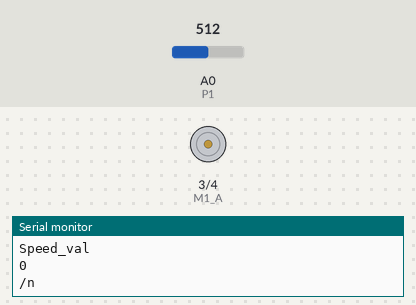
A sketch run on a simulated Arduino Uno, built with avr-gcc and run on an emulated ATmega328P. On the bench: motor-driver pin pairs drawn as motors (green arrow = first pin HIGH = forward, orange = second pin HIGH = backward, longer = more drive, scaled by the enable pin), the last lines printed to the serial monitor. Inputs (shaded band) come from the test bench; at power-on: A0 (P1) = 512.

Above: at 1.2 s.
1.3 s: A0 (P1) set to 542
At 2.5 s:
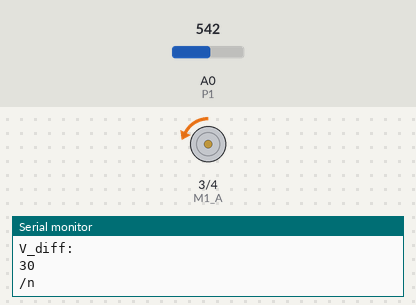
2.8 s: A0 (P1) set to 511
At 3.9 s:
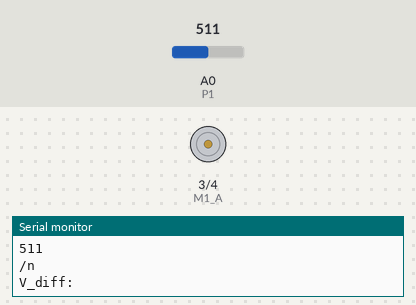
4.3 s: A0 (P1) set to 1023
At 5.5 s:
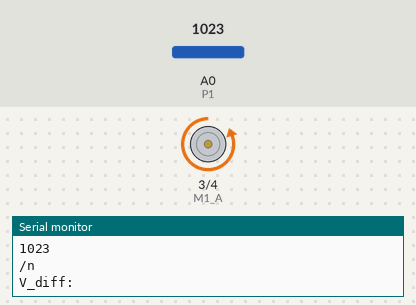
5.8 s: A0 (P1) set to 716
At 6.4 s:
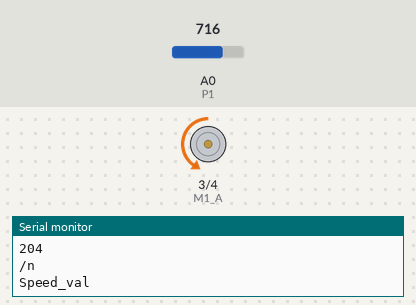
Timing chart, 0 to 8.3 s (numbered marks = the images above; inputs shaded):
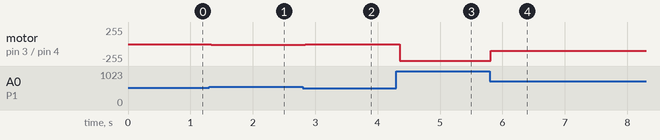

The sketch:

joystick_X_Y3.ino
```cpp
int sensorvalue_y = 0;
int P1 = A0;
int v_ref = 512;
int v_diff = 0;
int v1 = 0;
int speed_val = 0;
int M1_A = 3;
int M1_PWM = 9;
int M1_B = 4;

void setup()
{
  Serial.begin(9600);

  pinMode(M1_A,OUTPUT);
  pinMode(M1_PWM,OUTPUT);
  pinMode(M1_B,OUTPUT);
}

void loop()
{
  sensorvalue_y = analogRead(P1);

  v_diff = abs(sensorvalue_y - v_ref);

  speed_val = map(v_diff,0,512,0,255);

  if(sensorvalue_y > v_ref && v_diff > 15)
  {
    M1_forward(speed_val);
  }

  if(sensorvalue_y < v_ref && v_diff < 15)
  {
    M1_reverse(speed_val);
  }
  Serial.println("V_diff:");
  Serial.println(v_diff);
  Serial.println("/n");
  Serial.println("Speed_val");
  Serial.println(speed_val);
  Serial.println("/n");
  Serial.println("Sensorvalue");
  Serial.println(sensorvalue_y);
  Serial.println("/n");

}

void M1_forward(int x){
digitalWrite(M1_A, LOW);
digitalWrite(M1_B, HIGH);
analogWrite(M1_PWM, x);
}

void M1_reverse(int x){
digitalWrite(M1_B, LOW);
digitalWrite(M1_A, HIGH);
analogWrite(M1_PWM, x);
}
```

Measured:
- after the input at 1.3 s, motor on pin 3 (M1_A) / pin 4 (M1_B): stopped → backward 14/255 at once
- after the input at 2.8 s, motor on pin 3 (M1_A) / pin 4 (M1_B): backward 14/255 → stopped at once
- after the input at 4.3 s, motor on pin 3 (M1_A) / pin 4 (M1_B): stopped → backward 254/255 after 0.05 s
- after the input at 5.8 s, motor on pin 3 (M1_A) / pin 4 (M1_B): backward 254/255 → backward 101/255 at once
